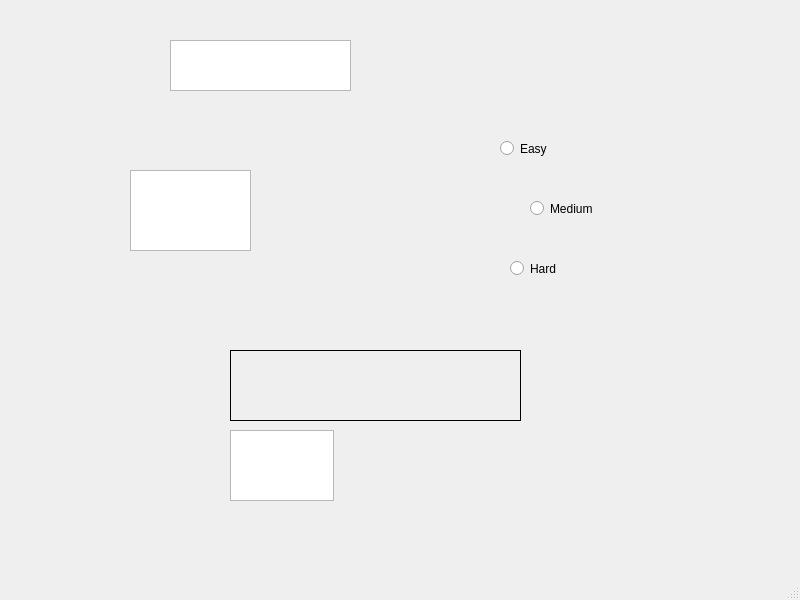
<?xml version="1.0" encoding="UTF-8"?>
<ui version="4.0">
 <class>MainGameWindow</class>
 <widget class="QMainWindow" name="MainGameWindow">
  <property name="geometry">
   <rect>
    <x>0</x>
    <y>0</y>
    <width>800</width>
    <height>600</height>
   </rect>
  </property>
  <property name="windowTitle">
   <string>MainWindow</string>
  </property>
  <widget class="QWidget" name="centralwidget">
   <widget class="QRadioButton" name="rdbtnEasy">
    <property name="geometry">
     <rect>
      <x>500</x>
      <y>140</y>
      <width>82</width>
      <height>17</height>
     </rect>
    </property>
    <property name="text">
     <string>Easy</string>
    </property>
   </widget>
   <widget class="QRadioButton" name="rdbtnMedium">
    <property name="geometry">
     <rect>
      <x>530</x>
      <y>200</y>
      <width>82</width>
      <height>17</height>
     </rect>
    </property>
    <property name="text">
     <string>Medium</string>
    </property>
   </widget>
   <widget class="QRadioButton" name="rdbtnHard">
    <property name="geometry">
     <rect>
      <x>510</x>
      <y>260</y>
      <width>82</width>
      <height>17</height>
     </rect>
    </property>
    <property name="text">
     <string>Hard</string>
    </property>
   </widget>
   <widget class="QTextEdit" name="txtName">
    <property name="geometry">
     <rect>
      <x>170</x>
      <y>40</y>
      <width>181</width>
      <height>51</height>
     </rect>
    </property>
   </widget>
   <widget class="QTextEdit" name="txtNumber">
    <property name="geometry">
     <rect>
      <x>130</x>
      <y>170</y>
      <width>121</width>
      <height>81</height>
     </rect>
    </property>
   </widget>
   <widget class="QLabel" name="lblWord">
    <property name="geometry">
     <rect>
      <x>230</x>
      <y>350</y>
      <width>291</width>
      <height>71</height>
     </rect>
    </property>
    <property name="frameShape">
     <enum>QFrame::Box</enum>
    </property>
    <property name="text">
     <string/>
    </property>
   </widget>
   <widget class="QTextEdit" name="txtGuessedLetter">
    <property name="geometry">
     <rect>
      <x>230</x>
      <y>430</y>
      <width>104</width>
      <height>71</height>
     </rect>
    </property>
   </widget>
  </widget>
  <widget class="QMenuBar" name="menubar">
   <property name="geometry">
    <rect>
     <x>0</x>
     <y>0</y>
     <width>800</width>
     <height>21</height>
    </rect>
   </property>
  </widget>
  <widget class="QStatusBar" name="statusbar"/>
 </widget>
 <resources/>
 <connections/>
</ui>
